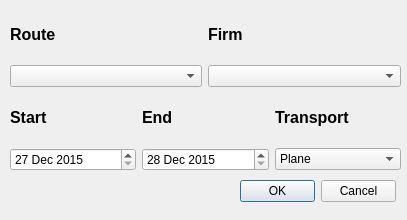
<?xml version="1.0" encoding="UTF-8"?>
<ui version="4.0">
 <class>Form2</class>
 <widget class="QWidget" name="Form2">
  <property name="geometry">
   <rect>
    <x>0</x>
    <y>0</y>
    <width>407</width>
    <height>220</height>
   </rect>
  </property>
  <property name="minimumSize">
   <size>
    <width>407</width>
    <height>220</height>
   </size>
  </property>
  <property name="maximumSize">
   <size>
    <width>407</width>
    <height>220</height>
   </size>
  </property>
  <property name="windowTitle">
   <string>Form2</string>
  </property>
  <widget class="QDialogButtonBox" name="buttonBox">
   <property name="geometry">
    <rect>
     <x>240</x>
     <y>180</y>
     <width>156</width>
     <height>23</height>
    </rect>
   </property>
   <property name="standardButtons">
    <set>QDialogButtonBox::Cancel|QDialogButtonBox::Ok</set>
   </property>
  </widget>
  <widget class="QWidget" name="">
   <property name="geometry">
    <rect>
     <x>10</x>
     <y>10</y>
     <width>391</width>
     <height>161</height>
    </rect>
   </property>
   <layout class="QGridLayout" name="gridLayout">
    <item row="2" column="0">
     <widget class="QLabel" name="label_7">
      <property name="font">
       <font>
        <pointsize>12</pointsize>
        <weight>75</weight>
        <bold>true</bold>
       </font>
      </property>
      <property name="text">
       <string>Start</string>
      </property>
     </widget>
    </item>
    <item row="2" column="2">
     <widget class="QLabel" name="label_4">
      <property name="font">
       <font>
        <pointsize>12</pointsize>
        <weight>75</weight>
        <bold>true</bold>
       </font>
      </property>
      <property name="text">
       <string>End</string>
      </property>
     </widget>
    </item>
    <item row="3" column="0" colspan="2">
     <widget class="QDateEdit" name="dateEdit">
      <property name="dateTime">
       <datetime>
        <hour>0</hour>
        <minute>0</minute>
        <second>0</second>
        <year>2015</year>
        <month>12</month>
        <day>27</day>
       </datetime>
      </property>
      <property name="minimumDateTime">
       <datetime>
        <hour>0</hour>
        <minute>0</minute>
        <second>0</second>
        <year>2015</year>
        <month>12</month>
        <day>27</day>
       </datetime>
      </property>
     </widget>
    </item>
    <item row="3" column="2" colspan="2">
     <widget class="QDateEdit" name="dateEdit_2">
      <property name="minimumDateTime">
       <datetime>
        <hour>0</hour>
        <minute>0</minute>
        <second>0</second>
        <year>2015</year>
        <month>12</month>
        <day>28</day>
       </datetime>
      </property>
     </widget>
    </item>
    <item row="0" column="3">
     <widget class="QLabel" name="label_3">
      <property name="font">
       <font>
        <pointsize>12</pointsize>
        <weight>75</weight>
        <bold>true</bold>
       </font>
      </property>
      <property name="text">
       <string>Firm</string>
      </property>
     </widget>
    </item>
    <item row="0" column="0">
     <widget class="QLabel" name="label_2">
      <property name="font">
       <font>
        <pointsize>12</pointsize>
        <weight>75</weight>
        <bold>true</bold>
       </font>
      </property>
      <property name="text">
       <string>Route</string>
      </property>
     </widget>
    </item>
    <item row="1" column="0" colspan="3">
     <widget class="QComboBox" name="comboBox_2"/>
    </item>
    <item row="3" column="4" colspan="2">
     <widget class="QComboBox" name="comboBox_5">
      <item>
       <property name="text">
        <string>Plane</string>
       </property>
      </item>
      <item>
       <property name="text">
        <string>Bus</string>
       </property>
      </item>
      <item>
       <property name="text">
        <string>Train</string>
       </property>
      </item>
      <item>
       <property name="text">
        <string>Car</string>
       </property>
      </item>
      <item>
       <property name="text">
        <string>Ship</string>
       </property>
      </item>
      <item>
       <property name="text">
        <string>None</string>
       </property>
      </item>
     </widget>
    </item>
    <item row="2" column="4" colspan="2">
     <widget class="QLabel" name="label_5">
      <property name="font">
       <font>
        <pointsize>12</pointsize>
        <weight>75</weight>
        <bold>true</bold>
       </font>
      </property>
      <property name="text">
       <string>Transport</string>
      </property>
     </widget>
    </item>
    <item row="1" column="3" colspan="3">
     <widget class="QComboBox" name="comboBox_3"/>
    </item>
   </layout>
  </widget>
 </widget>
 <resources/>
 <connections>
  <connection>
   <sender>buttonBox</sender>
   <signal>rejected()</signal>
   <receiver>Form2</receiver>
   <slot>close()</slot>
   <hints>
    <hint type="sourcelabel">
     <x>317</x>
     <y>191</y>
    </hint>
    <hint type="destinationlabel">
     <x>203</x>
     <y>109</y>
    </hint>
   </hints>
  </connection>
  <connection>
   <sender>buttonBox</sender>
   <signal>accepted()</signal>
   <receiver>Form2</receiver>
   <slot>addhiketodb()</slot>
   <hints>
    <hint type="sourcelabel">
     <x>317</x>
     <y>191</y>
    </hint>
    <hint type="destinationlabel">
     <x>203</x>
     <y>109</y>
    </hint>
   </hints>
  </connection>
 </connections>
 <slots>
  <slot>addhiketodb()</slot>
 </slots>
</ui>
